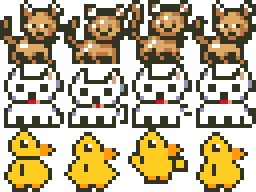
#> input picture assets/graphics/animals/animals_16x16.png, 64 x 48 px, found by its file name (shown 4 times larger)
$ python make_icon.py
#> lines starting #> are read from the running program, lines starting #| are printed output that depends on the picture
#!/usr/bin/env python3
"""make_icon.py - build the Workbench tool icon (main.info) from the duckling sprite.

Takes the first duckling frame from animals_16x16.png, scales it for Workbench's
tall hi-res pixels (4 wide x 2 high, so it looks square on a 640x256 screen) and
writes a standard 2-bitplane DiskObject. It uses no NewIcon or GlowIcon data, so
one file works from Workbench 1.3 upward.

The pens mean different colours on different Workbench versions:

    pen   1.3      2.x and later
    0     blue     grey             background
    1     white    black
    2     black    white
    3     orange   blue

    python games/duck_rescue/tools/make_icon.py [--style white|orange] [--preview out.png]
"""
import argparse
import struct
from pathlib import Path

from PIL import Image

ROOT = Path(__file__).resolve().parents[3]
SOURCE = ROOT / "games/duck_rescue/assets/graphics/animals/animals_16x16.png"
OUTPUTS = [ROOT / "games/duck_rescue/assets/graphics/icon/main.info", ROOT / "uae/dh0/main.info"]

FRAME = (0, 32, 16, 48)     # first duckling frame in the sheet
SCALE_X, SCALE_Y = 4, 2
STACK_SIZE = 8192
WBTOOL = 3
NO_ICON_POSITION = 0x80000000

# Which pen each part of the duck uses.
STYLES = {
    "white": {"body": 2, "outline": 1, "bill": 3, "highlight": 2},
    "orange": {"body": 3, "outline": 2, "bill": 1, "highlight": 1},
}
PALETTES = {
    "Workbench 1.3": [(0, 85, 170), (255, 255, 255), (0, 0, 0), (255, 136, 0)],
    "Workbench 2.x+": [(170, 170, 170), (0, 0, 0), (255, 255, 255), (102, 136, 187)],
}


def classify(rgba):
    """Name the part of the duck that one source pixel belongs to."""
    r, g, b, a = rgba
    if a < 128:
        return None
    if r + g + b < 200:
        return "outline"
    if r > 220 and g > 220 and b > 180:
        return "highlight"
    if g < 170:
        return "bill"
    return "body"


def build_pixels(style):
    """Return (width, height, rows of pen numbers)."""
#> called with style = 'white'
    sprite = Image.open(SOURCE).convert("RGBA").crop(FRAME)
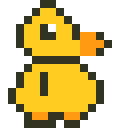
#> sprite: PIL image 16x16 RGBA (shown 8 times larger); mean R, G, B, A 96.4, 77.1, 18.2, 135.5; transparent parts drawn white
    sprite = sprite.crop(sprite.getbbox())
    pens = STYLES[style]
    rows = []
    for y in range(sprite.height):
        row = []
        for x in range(sprite.width):
            part = classify(sprite.getpixel((x, y)))
            row += [0 if part is None else pens[part]] * SCALE_X
        rows += [row] * SCALE_Y
    return len(rows[0]), len(rows), rows


def planes(width, rows):
    """Pack pen rows into two word-aligned bitplanes, plane 0 first."""
#> called with width = 52
    row_bytes = (width + 15) // 16 * 2
    data = bytearray()
    for plane in range(2):
        for row in rows:
            packed = bytearray(row_bytes)
            for x, pen in enumerate(row):
                if pen >> plane & 1:
                    packed[x >> 3] |= 0x80 >> (x & 7)
            data += packed
    return bytes(data)


def disk_object(width, height, rows):
    gadget = struct.pack(
        ">IhhhhHHHIIIiIHI",
        0, 0, 0, width, height,
        4,              # Flags: GADGIMAGE, highlight by complement
        3,              # Activation: RELVERIFY | GADGIMMEDIATE
        1,              # GadgetType: BOOLGADGET
        1, 0, 0,        # GadgetRender set: an Image follows. No SelectRender or text.
        0, 0, 0,
        1,              # UserData: WB_DISKREVISION
    )
    header = struct.pack(">HH", 0xE310, 1) + gadget + struct.pack(
        ">BBIIIIIII",
        WBTOOL, 0,
        0, 0,           # no default tool, no tool types
        NO_ICON_POSITION, NO_ICON_POSITION,
        0, 0,           # no drawer data, no tool window
        STACK_SIZE,
    )
    image = struct.pack(">hhhhhIBBI", 0, 0, width, height, 2, 1, 3, 0, 0)
    return header + image + planes(width, rows)


def preview(path, width, height, rows):
    """Save the icon on each Workbench palette, shown at its on-screen shape."""
    pad = 8
    sheet = Image.new("RGB", ((width + pad * 2) * len(PALETTES), height * 2 + pad * 2), (60, 60, 60))
    for i, palette in enumerate(PALETTES.values()):
        icon = Image.new("RGB", (width, height), palette[0])
        for y, row in enumerate(rows):
            for x, pen in enumerate(row):
                icon.putpixel((x, y), palette[pen])
        panel = Image.new("RGB", (width + pad * 2, height * 2 + pad * 2), palette[0])
        panel.paste(icon.resize((width, height * 2), Image.NEAREST), (pad, pad))
        sheet.paste(panel, (i * (width + pad * 2), 0))
    sheet.resize((sheet.width * 3, sheet.height * 3), Image.NEAREST).save(path)


def main():
    parser = argparse.ArgumentParser(description=__doc__.splitlines()[0])
    parser.add_argument("--style", choices=STYLES, default="white")
    parser.add_argument("--preview", help="also save a PNG preview on both palettes")
    parser.add_argument("--preview-only", action="store_true", help="write no .info files")
    args = parser.parse_args()

    width, height, rows = build_pixels(args.style)
    if args.preview:
        preview(args.preview, width, height, rows)
    if args.preview_only:
        return
    data = disk_object(width, height, rows)
    for out in OUTPUTS:
        out.parent.mkdir(parents=True, exist_ok=True)
        out.write_bytes(data)
        print(f"{out.relative_to(ROOT)}: {width}x{height}, {len(data)} bytes")
#> this loop made 2 passes
#| games/duck_rescue/assets/graphics/icon/main.info: 52x32, 610 bytes
#| uae/dh0/main.info: 52x32, 610 bytes


if __name__ == "__main__":
    main()
